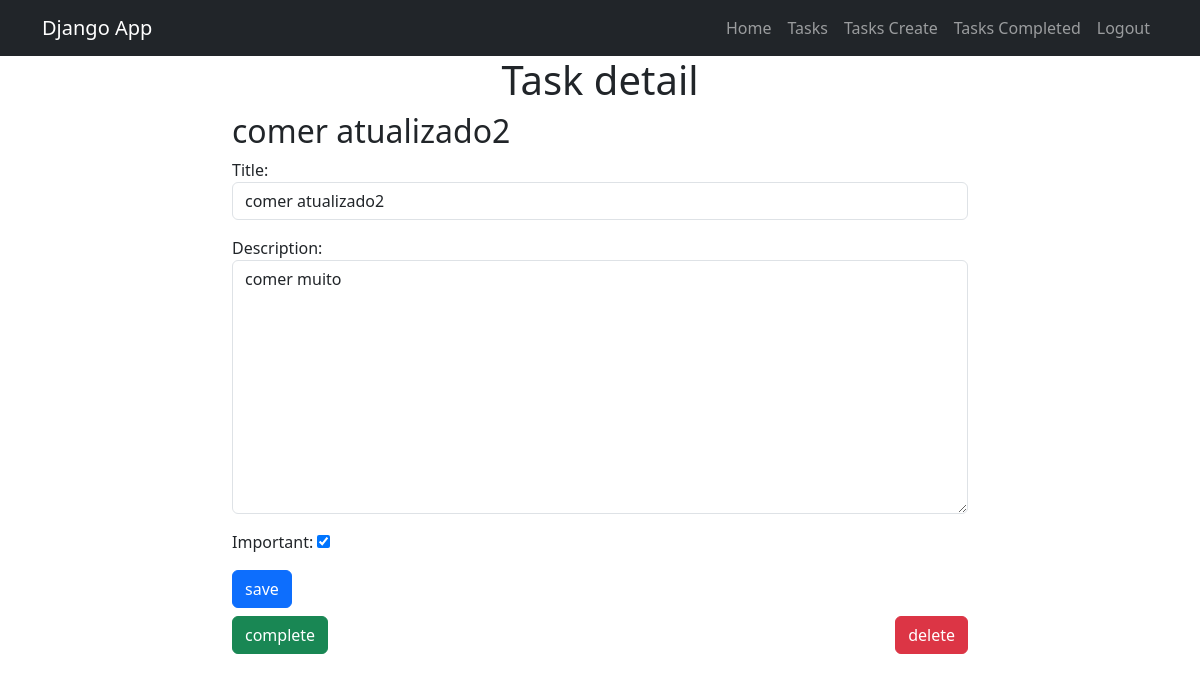
The page /tasks/3 (signed in) on the database as committed earlier.
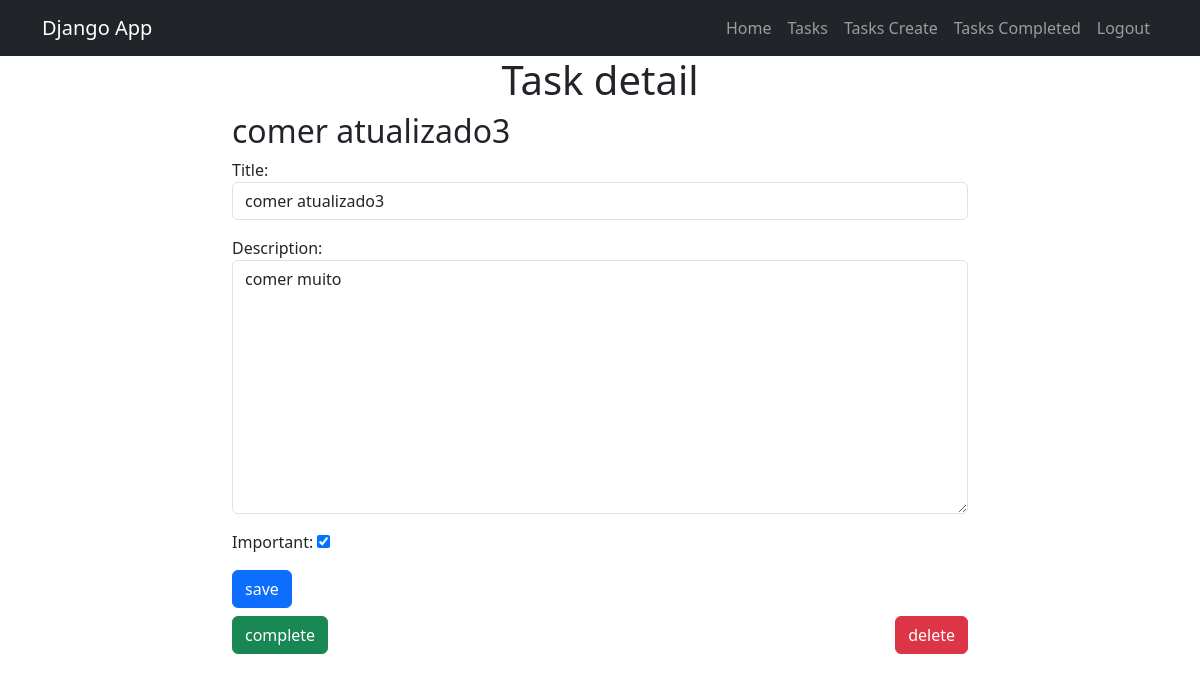
The same page on the database as committed later.
### tasks/models.py (models this page shows, shortened)
class Tasks(models.Model):
    title = models.CharField(max_length=100)
    description = models.TextField(blank=True)
    created = models.DateTimeField(auto_now_add=True)
    datecompleted = models.DateTimeField(null=True)
    important = models.BooleanField(default=False)
    user = models.ForeignKey(User, on_delete=models.CASCADE)

### tasks/views.py (the view, shortened to what this page needs)
# urls.py: path('tasks/<int:task_id>', views.task_detail, name='task_detail'),
@login_required
def task_detail(request: HttpRequest, task_id: int) -> HttpResponse:
    task = get_object_or_404(Tasks, pk=task_id, user=request.user)
    form = TaskForm(instance=task)
    return render(request, 'task_detail.html', {'task': task, 'form': form})

### tasks/forms.py
class TaskForm(ModelForm):
    class Meta:
        model = Tasks
        fields = ('title', 'description', 'important')
        widgets = {
            'title': forms.TextInput(attrs={'class': 'form-control'}),
            'description': forms.Textarea(attrs={'class': 'form-control'}),
            'important': forms.CheckboxInput(attrs={}),
        }

### tasks/templates/task_detail.html (shortened to what this page needs)
{% extends 'base.html' %}
{% block content %}
  <div class="row">
    <div class="offset-md-2 col-md-8">
    <h1 class="text-center">Task detail</h1>
    <h2>{{ task.title }}</h2>
        <form method="post">
          {{ form.as_p }}
          <button class="btn btn-primary">save</button>
        </form>
        <div class="d-flex justify-content-between mt-2">
            <form action="{% url 'complete_task' task.id %}" method="POST">
                <button class="btn btn-success">complete</button>
              </form>
              <form action="{% url 'delete_task' task.id %}" method="POST">
                <button class="btn btn-danger">delete</button>
              </form>
        </div>
      </div>
    </div>
{% endblock %}

Rows that differ between the two databases and show on the page:
changed Tasks "comer muito": title "comer atualizado2" → "comer atualizado3"
